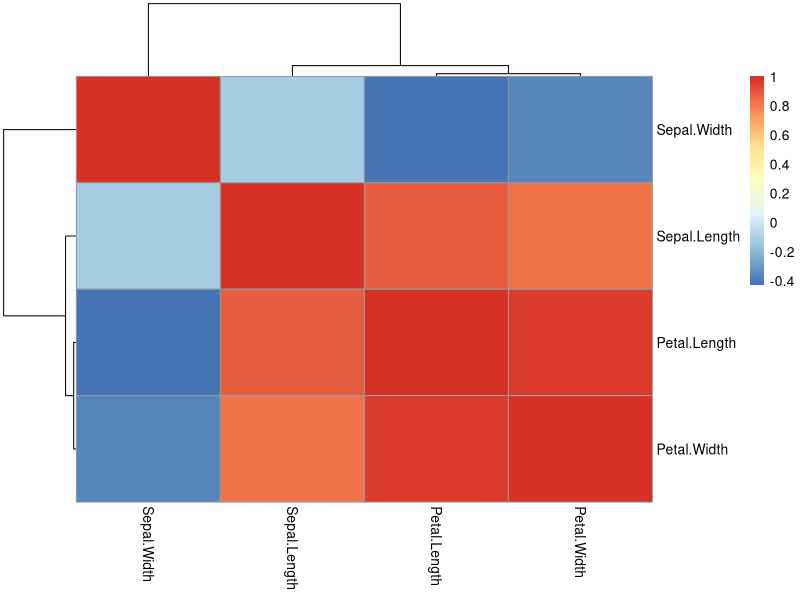
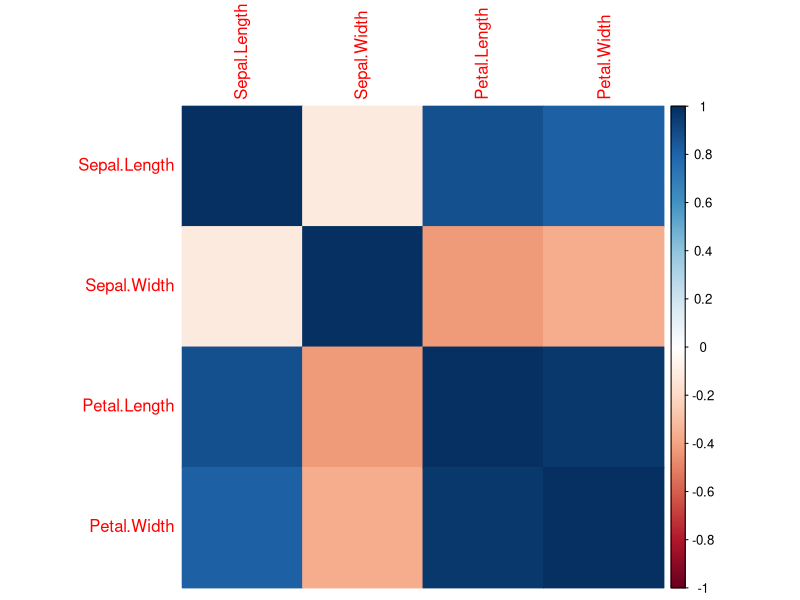
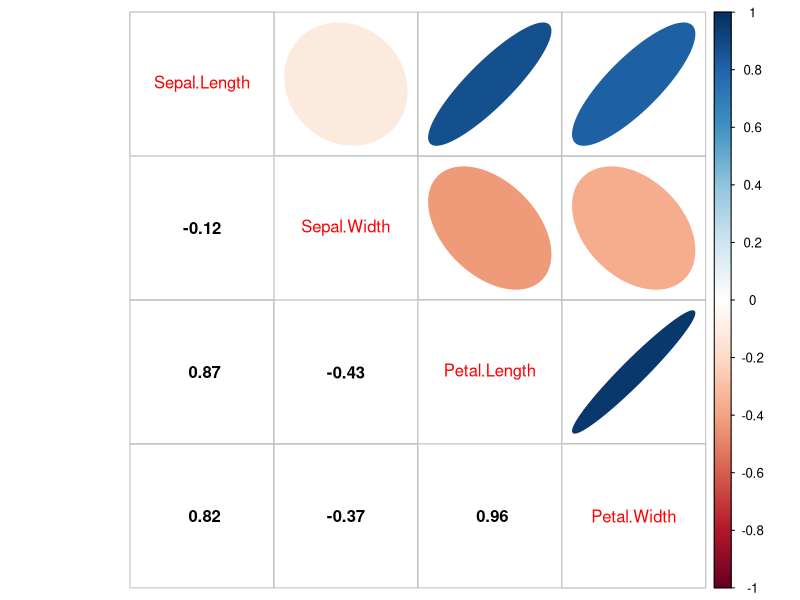
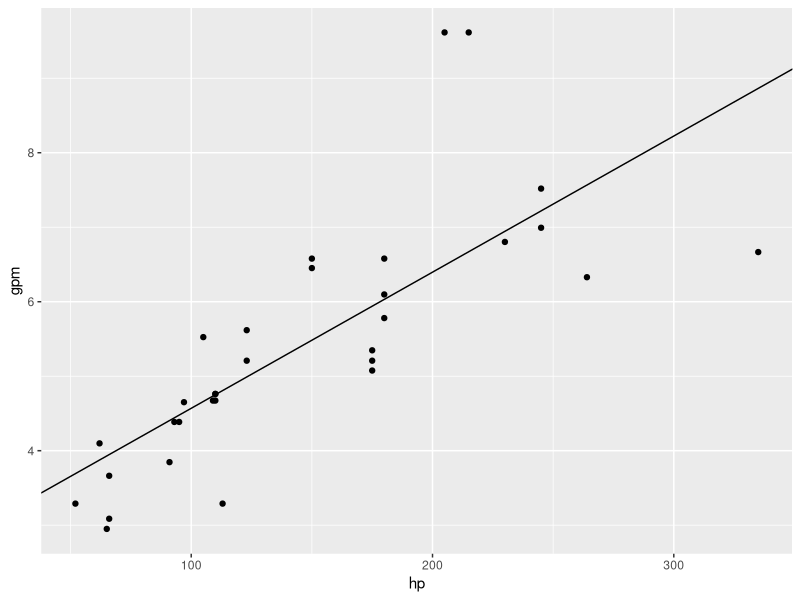
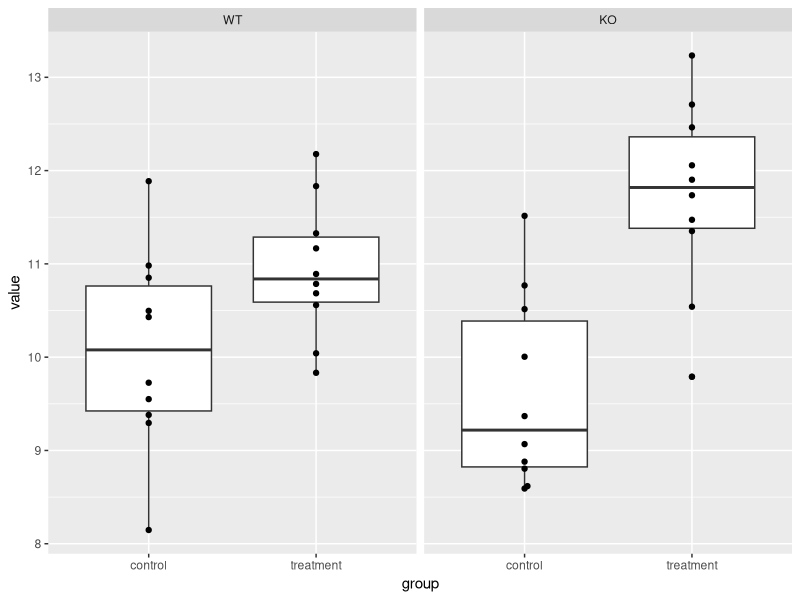
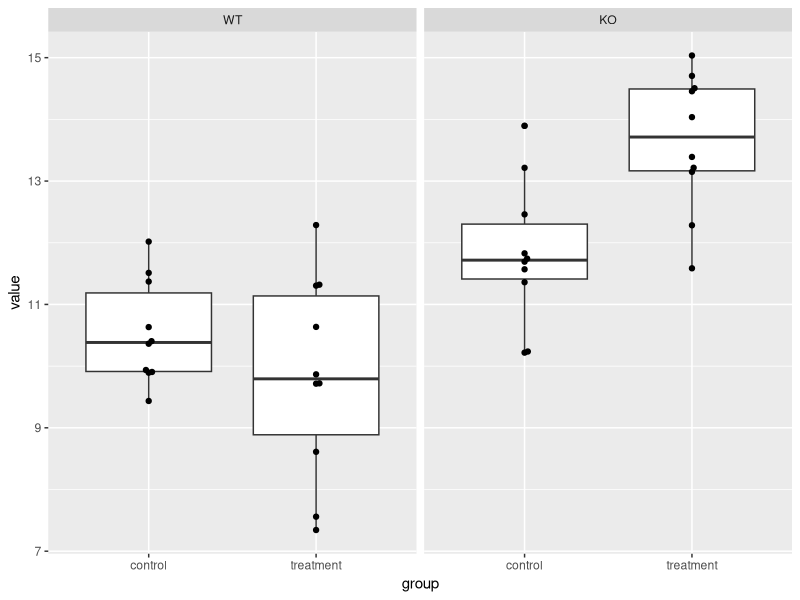
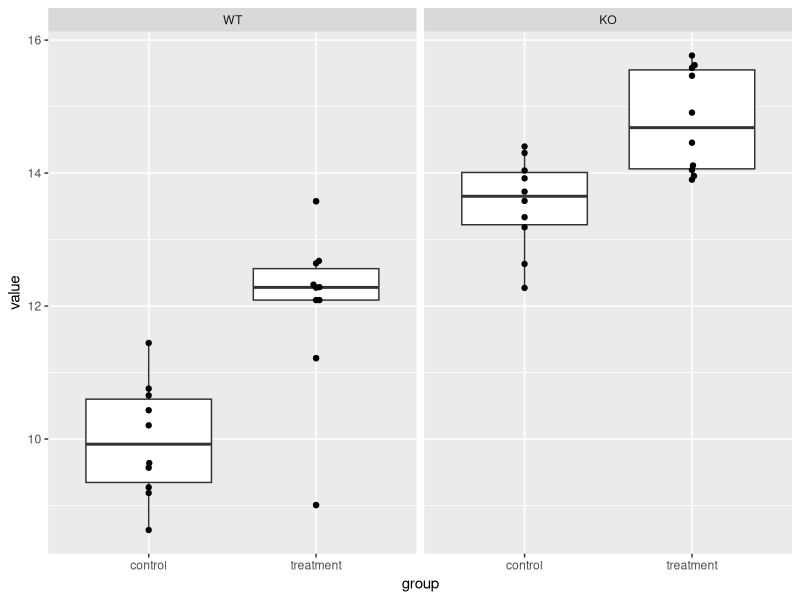
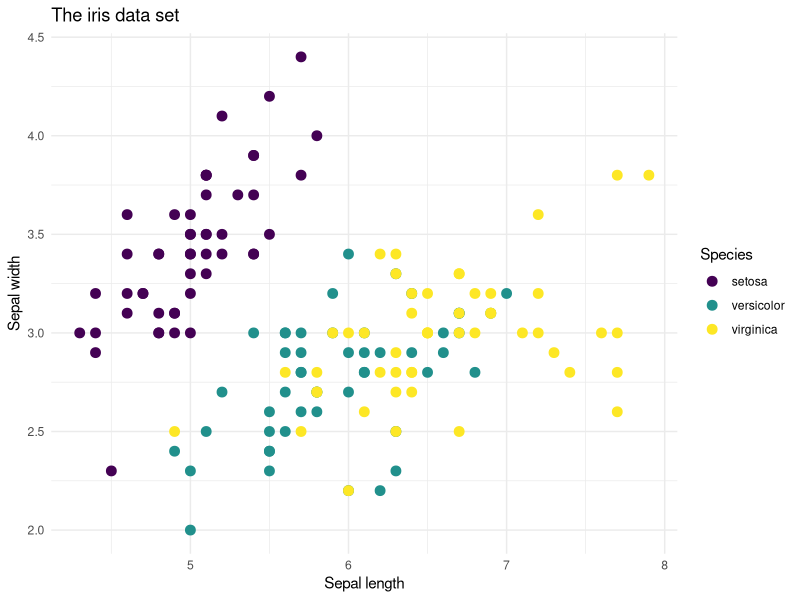

The R source for these figures, in order:
## ---- chunk 1
set.seed(42)
options(width=80)
library(tidyverse)
library(ggplot2)
library(ggbeeswarm)
## ---- chunk 2
cor(iris$Sepal.Length, iris$Petal.Length)
cor.test(iris$Sepal.Length, iris$Petal.Length, method="spearman")
## ---- chunk 3
cor(iris[,1:4])
## ---- chunk 4
library(pheatmap)
M <- cor(iris[,1:4])
pheatmap(M, scale="none")
## ---- chunk 5
library(corrplot)
corrplot(M, method="color")
## ---- chunk 6
corrplot(M, method="ellipse", 
         type="upper", tl.pos="d")
corrplot(M, add = TRUE, type = 'lower', 
         method = 'number',
         col="black", diag = FALSE, 
         tl.pos = 'n', cl.pos = 'n')
## ---- chunk 7
library(tidyverse)
sv <- iris |> filter(Species != "setosa") |>
  mutate(Species=factor(Species))
pvals <- sapply(1:4, function(i) {
  t.test(sv[,i] ~ sv$Species)$p.value
})
names(pvals) <- colnames(sv)[1:4]
pvals
## ---- chunk 8
p.adjust(pvals, method="bonferroni")
p.adjust(pvals, method="BH")
## ---- chunk 9
mtcars$gpm <- 100/mtcars$mpg
model <- lm(gpm ~ hp, data=mtcars)
## ---- chunk 10
summary(model)
## ---- chunk 11
library(ggplot2)
a <- coefficients(model)[1]
b <- coefficients(model)[2]
ggplot(mtcars, aes(x = hp, y = gpm)) +
  geom_point() +
  geom_abline(intercept = a, slope = b)
## ---- chunk 12
model_0 <- lm(gpm ~ 0 + hp, data=mtcars)
summary(model_0)
## ---- chunk 13
model_2 <- lm(gpm ~ 0 + hp + wt, data=mtcars)
summary(model_2)
## ---- chunk 14
model_huge <- lm(gpm ~ 0 + hp + wt + qsec + drat + disp + cyl, data=mtcars)
summary(model_huge)
## ---- chunk 15
AIC(model_0)
AIC(model_2)
AIC(model_huge)
## ---- chunk 16
model_iris <- lm(Sepal.Length ~ Species, data=iris)
summary(model_iris)
## ---- chunk 17
anova(model_iris)
## ---- chunk 18
n <- 10
set.seed(58)
df1 <- data.frame(nn = 1:(n*4),
  strain = rep(c("WT", "KO"), each=2*n),
  group = rep(c("control", "treatment"), each = n)) |>
  mutate(strain = factor(strain, levels=c("WT", "KO"))) |>
  mutate(value = 
    c(rnorm(n, mean=10, sd=1),
      rnorm(n, mean=11.2, sd=1),
      rnorm(n, mean=10, sd=1),
      rnorm(n, mean=12, sd=1)))
ko <- df1 |> filter(strain == "KO")
wt <- df1 |> filter(strain == "WT")
with(wt, t.test(value ~ group))$p.value
with(ko, t.test(value ~ group))$p.value
## ---- chunk 19
ggplot(df1, aes(x = group, y = value)) +
  geom_boxplot() +
  geom_beeswarm() +
  facet_wrap(~ strain)
## ---- chunk 20
set.seed(42)
## ---- chunk 21
dfi <- data.frame(nn = 1:(n*4),
  strain = rep(c("WT", "KO"), each=2*n),
  group = rep(c("control", "treatment"), each = n)) |>
  mutate(strain = factor(strain, levels=c("WT", "KO"))) |>
  mutate(value = 
    c(rnorm(n, mean=10, sd=1),
      rnorm(n, mean=10, sd=1),
      rnorm(n, mean=12, sd=1),
      rnorm(n, mean=14, sd=1)))
ggplot(dfi, aes(x = group, y = value)) +
  geom_boxplot() +
  geom_beeswarm() +
  facet_wrap(~ strain)
## ---- chunk 22
model1 <- lm(value ~ strain * group, data=dfi)
anova(model1)
## ---- chunk 23
dfni <- data.frame(nn = 1:(n*4),
  strain = rep(c("WT", "KO"), each=2*n),
  group = rep(c("control", "treatment"), each = n)) |>
  mutate(strain = factor(strain, levels=c("WT", "KO"))) |>
  mutate(value = 
    c(rnorm(n, mean=10, sd=1),
      rnorm(n, mean=12, sd=1),
      rnorm(n, mean=13, sd=1),
      rnorm(n, mean=15, sd=1)))
ggplot(dfni, aes(x = group, y = value)) +
  geom_boxplot() +
  geom_beeswarm() +
  facet_wrap(~ strain)
## ---- chunk 24
model2 <- lm(value ~ strain * group, data=dfni)
anova(model2)
## ---- chunk 25
ggplot(iris, aes(x = Sepal.Length, y = Sepal.Width, color = Species)) +
  geom_point(size=3) +
  scale_color_viridis_d() +
  labs(x = "Sepal length", y = "Sepal width", 
       title = "The iris data set") +
  theme_minimal()
## ---- chunk 26
ggplot(iris, aes(x = Sepal.Length, y = Sepal.Width, color = Species)) +
  geom_point(size=3) +
  scale_color_viridis_d() +
  labs(x = "Sepal length", y = "Sepal width", 
       title = "The iris data set") +
  theme_minimal()
## ---- chunk 27
par(mfrow=c(1, 2))
hist(iris$Sepal.Length)
boxplot(iris$Sepal.Length ~ iris$Species)
## ---- chunk 28
library(cowplot)

# we save the plots into a variable 
# instead of printing them to the screen
p1 <- ggplot(iris, aes(x=Sepal.Length)) +
  geom_histogram()

p2 <- ggplot(iris, aes(x = Species, y = Sepal.Length)) +
  geom_boxplot()

# plot both plots with labels in one row
plot_grid(p1, p2, 
  ncol = 2,
  labels = c('A', 'B'), 
  rel_widths = c(0.6, 0.4),
  label_size = 12)
## ---- chunk 29
#| fig.width=8, fig.height=8
# use the formula notation to create a base R subplot
p3 <- ~hist(iris$Sepal.Width)

# create a one column, two-row subplot
p13 <- plot_grid(p1, p3, 
  ncol = 1,
  labels = c('A', 'B'), 
  label_size = 12)

# put the subplots together
# no need for a label for p13, 
# it already has labels
plot_grid(p13, p2, 
  labels = c("", "C"),
  ncol=2)
## ---- chunk 30
#| fig.width=8, fig.height=8
library(patchwork)
p3 <- ggplot(iris, aes(x=Sepal.Width)) +
  geom_histogram()
(p1 / p3) | p2
## ---- chunk 31
n <- 250
x <- rnorm(n, mean=20, sd=1)
y <- rbeta(n, 2, 22) * 20  + 18.65
## ---- chunk 32
df <- data.frame(value=c(mean(x), mean(y)), 
                 group=c("x", "y"),
                 sd=c(sd(x)/sqrt(n), sd(y)/sqrt(n)))
ggplot(df, aes(x=group, y=value)) + 
  geom_errorbar(aes(ymin = value - sd, ymax = value + sd), width = 0.2) +
  geom_bar(stat="identity", width=0.5, fill = "skyblue") +
  labs(x="Group", y="Value") +
  coord_cartesian(ylim = c(19.5, 20.5))
## ---- chunk 33
library(cowplot)
df <- data.frame(values = c(x, y), 
                 group = c(rep("x", n), rep("y", n)))
p1 <- ggplot(df, aes(x=group, y=values)) +
  geom_boxplot() +
  labs(x="Group", y="Value")

# violin plot
p2 <- ggplot(df, aes(x=group, y=values)) +
  geom_violin() +
  geom_boxplot(width=0.1) +
  labs(x="Group", y="Value")

# plot_grid puts the different plots together 
# ncol=2 -> two columns
# labels=... -> labels for the plots
plot_grid(p1, p2, ncol=2, labels=c("A", "B"))
